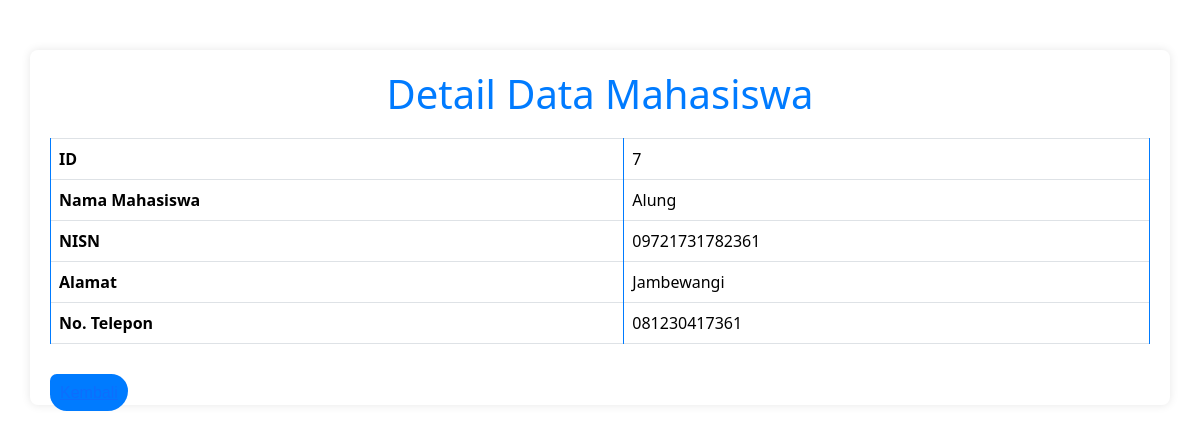
The page /crud_info_pribadi/eye.php?id=7 on the database its author committed.
### tables this page shows
CREATE TABLE `info_pribadi` (
  `id` int NOT NULL,
  `nama` varchar(255) NOT NULL,
  `nisn` varchar(255) NOT NULL,
  `alamat` varchar(255) NOT NULL,
  `no_telp` varchar(20) NOT NULL
);

### crud_info_pribadi/eye.php (the view, shortened to what this page needs)
<?php
require_once __DIR__ . '/db.php';
?>
<!DOCTYPE html>
<html lang="en">
<head>
    <link href="https://cdn.jsdelivr.net/npm/bootstrap@5.3.1/dist/css/bootstrap.min.css" rel="stylesheet">
</head>
<body>
    <div class="container">
        <?php
        if (isset($_GET['id'])) {
            $id = $_GET['id'];
            $query = mysqli_query($koneksi, "SELECT * FROM info_pribadi WHERE id = $id");
            if ($query && mysqli_num_rows($query) > 0) {
                $data = mysqli_fetch_assoc($query);
                ?>
                <h1>Detail Data Mahasiswa</h1>
                <table class="table table-bordered">
                    <tr>
                        <th>ID</th>
                        <td><?= $data['id'] ?></td>
                    </tr>
                    <tr>
                        <th>Nama Mahasiswa</th>
                        <td><?= $data['nama'] ?></td>
                    </tr>
                    <tr>
                        <th>NISN</th>
                        <td><?= $data['nisn'] ?></td>
                    </tr>
                    <tr>
                        <th>Alamat</th>
                        <td><?= $data['alamat'] ?></td>
                    </tr>
                    <tr>
                        <th>No. Telepon</th>
                        <td><?= $data['no_telp'] ?></td>
                    </tr>
                </table>
                <a href="index.php" class="Colors">Kembali</a>
            <?php } else { ?>
                <p class="text-danger">Data Mahasiswa tidak ditemukan.</p>
            <?php }
        } else { ?>
            <p class="text-danger">ID Mahasiswa tidak valid.</p>
        <?php } ?>
    </div>
</body>
</html>

### crud_info_pribadi/eye.php (style rules this page uses)
.container { padding: 20px; margin-top: 50px; border-radius: 8px; box-shadow: 0 0 10px rgba(0, 0, 0, 0.1); }
h1 { color: #007bff; margin-bottom: 20px; text-align: center; }
table { border-collapse: collapse; width: 100%; margin-top: 20px; }
th, td { border: 1px solid #007bff; padding: 12px; text-align: left; }
th { background-color: #dc3545; color: white; font-weight: bold; }
.Colors { top: 20px; left: -20px; position: relative; background-color: #007bff; margin: 10px 20px; padding: 10px; font-family: 'Franklin Gothic Medium', 'Arial Narrow', Arial, sans-serif; border-radius: 10px 25px 30px; font-size: 100; }

### rows shown on the page
info_pribadi: id "7", nama "Alung", nisn "09721731782361", alamat "Jambewangi", no_telp "081230417361"
